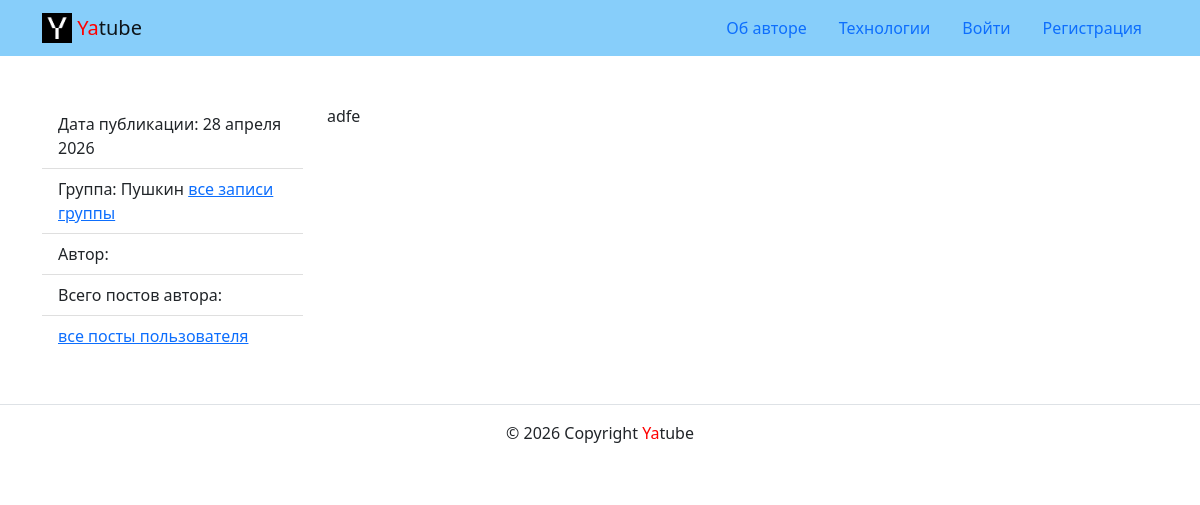
Page /posts/38/ on the committed database.
### post/models.py (models this page shows, shortened)
class Post(models.Model):
    text = models.TextField()
    pub_date = models.DateTimeField(auto_now_add=True)
    author = models.ForeignKey(
        User,
        on_delete=models.CASCADE,
    )
    group = models.ForeignKey(
        Group,
        on_delete=models.CASCADE,
        blank=True,
        null=True,
        related_name='posts'
    )

class Group(models.Model):
    title = models.TextField()
    slug = models.SlugField(unique=True)
    description = models.TextField()

### post/views.py (the view)
# urls.py: path('posts/<int:post_id>/', views.post_detail, name='post_detail'),
def post_detail(request, post_id):
    post = get_object_or_404(Post, pk=post_id)
    context = {
        'post': post,
    }
    return render(request, 'post/post_detail.html', context)  # 'post/'

### core/context_processors/year.py (called while the page is built)
def year(request):
    return {
        'year': datetime.now().year
    }

### templates/post/post_detail.html (shortened to what this page needs)
{% extends 'base.html' %}
{% block content %}
<div class="row">
  <aside class="col-12 col-md-3">
    <ul class="list-group list-group-flush">
      <li class="list-group-item">
        Дата публикации: {{ post.pub_date|date:"d E Y" }}
      </li>
      {% if post.group %}
      <li class="list-group-item">
        Группа: {{ post.group.title }}
        <a href="{% url 'post:group_list' post.group.slug %}">
          все записи группы
        </a>
      </li>
      {% endif %}
      <li class="list-group-item">
        Автор: {{ post.author.get_full_name }}
      </li>
      <li class="list-group-item d-flex justify-content-between align-items-center">
        Всего постов автора:
      </li>
      <li class="list-group-item">
        <a href="{% url 'post:profile' post.author.username %}">
          все посты пользователя
        </a>
      </li>
    </ul>
  </aside>
  <article class="col-12 col-md-9">
    <p>{{ post.text|linebreaksbr }}</p>
  </article>
</div>
{% endblock %}

### rows in the picture
Post: pub_date "28 апреля 2026", group "Пушкин", text "adfe"
